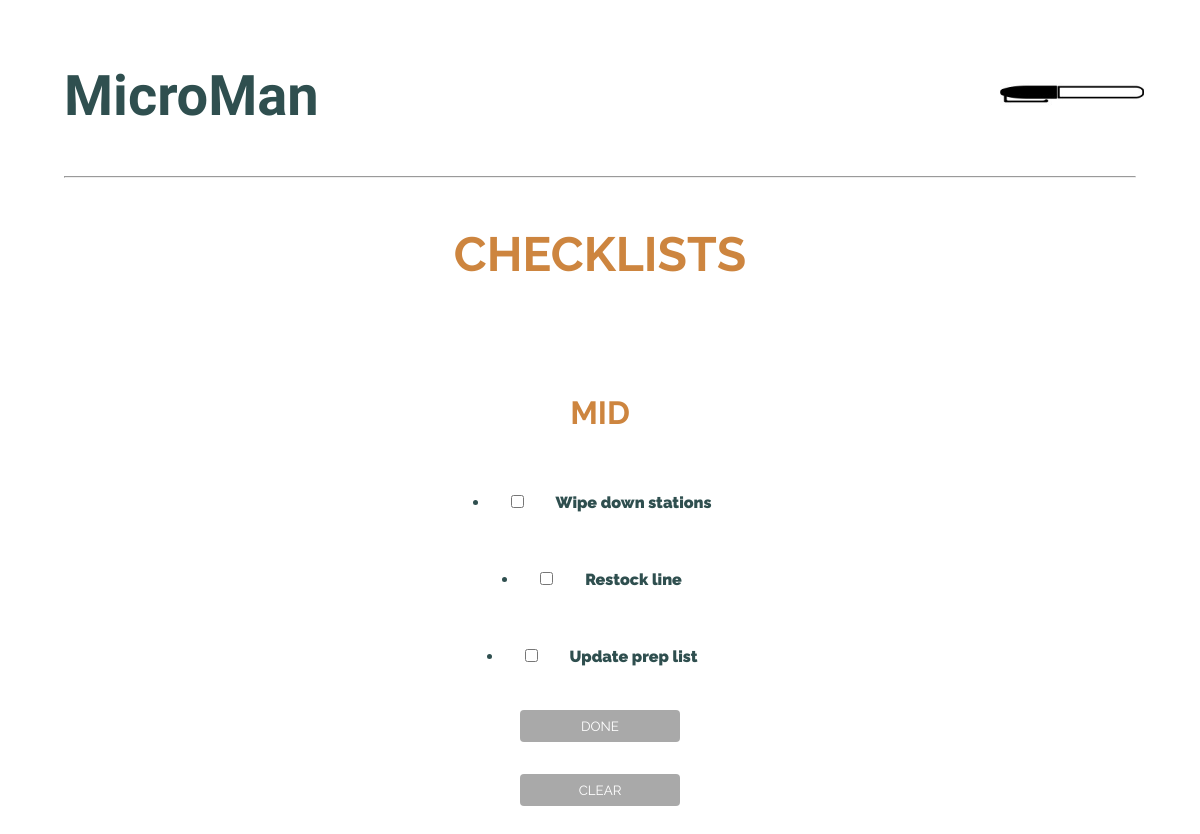
The page /checklist/mid/ (signed in) on the database as committed earlier.
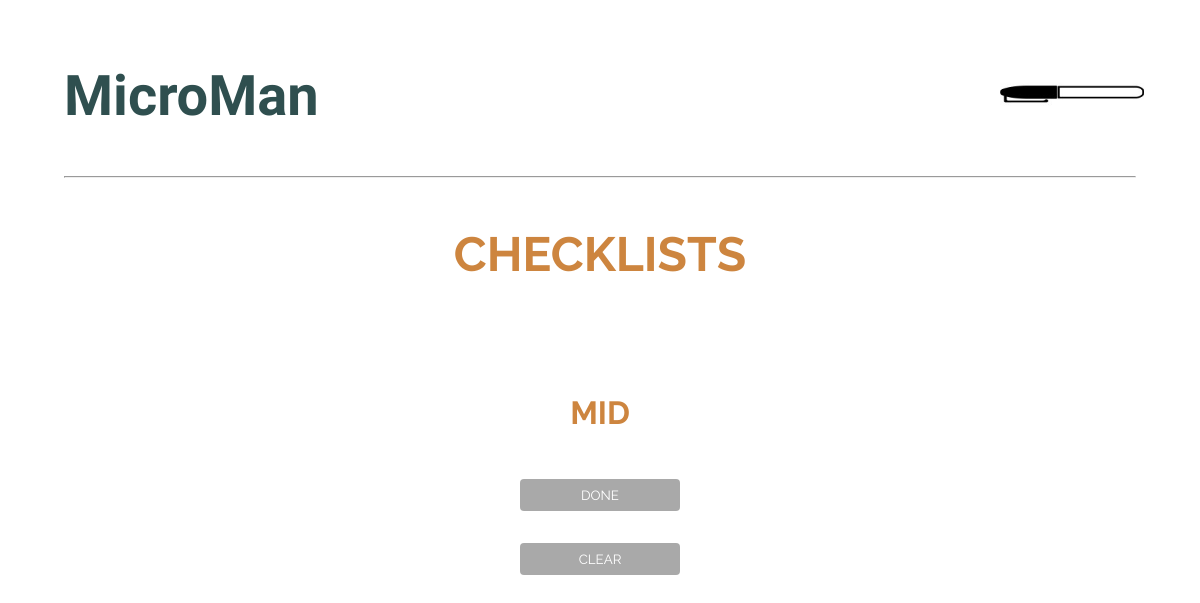
The same page on the database as committed later.
### base/models.py (models this page shows, shortened)
class Task(models.Model):
  user = models.ForeignKey(CustomUser, related_name='task', on_delete=models.SET_NULL, null=True)
  shift_lists = (
    ('Opening', 'Opening'),
    ('Closing', 'Closing'),
    ('Mid', 'Mid')
  )
  shift = models.CharField(max_length=7, choices=shift_lists)
  name = models.CharField(max_length=200)
  checked = models.BooleanField(null=True)
  updated = models.DateTimeField(auto_now=True)
  created = models.DateTimeField(auto_now_add=True)

### base/views.py (the view)
# urls.py: path('checklist/mid/', views.mid, name='mid'),
def mid(request):
    tasks = Task.objects.all()
    context = {'tasks': tasks}
    return render(request, 'mid.html', context)

### templates/mid.html
{% extends 'main.html' %}
{% load static %}
{% block content %}
<h2 class='h2-header'>CHECKLISTS</h2>
<div id='checklists-container'>
  <div class='checklist-div'>
    <ul><h2>MID</h2></ul>
    {% for task in tasks %}
      {% if task.shift == 'Mid' %}
    <li>
      <input type="checkbox" id="{{ task.name }}" name="{{ task.name }}" value="{{ task.checked }}">
      <label for="{{ task.name }}">{{ task.name }}</label>
    </li>
      {% endif %}
    {% endfor %}
    <button type='submit'>DONE</button><button type='submit'>CLEAR</button>
  </div>
</div>
{% endblock content %}

Rows that differ between the two databases and show on the page:
removed Task: name "Wipe down stations"
removed Task: name "Restock line"
removed Task: name "Update prep list"
